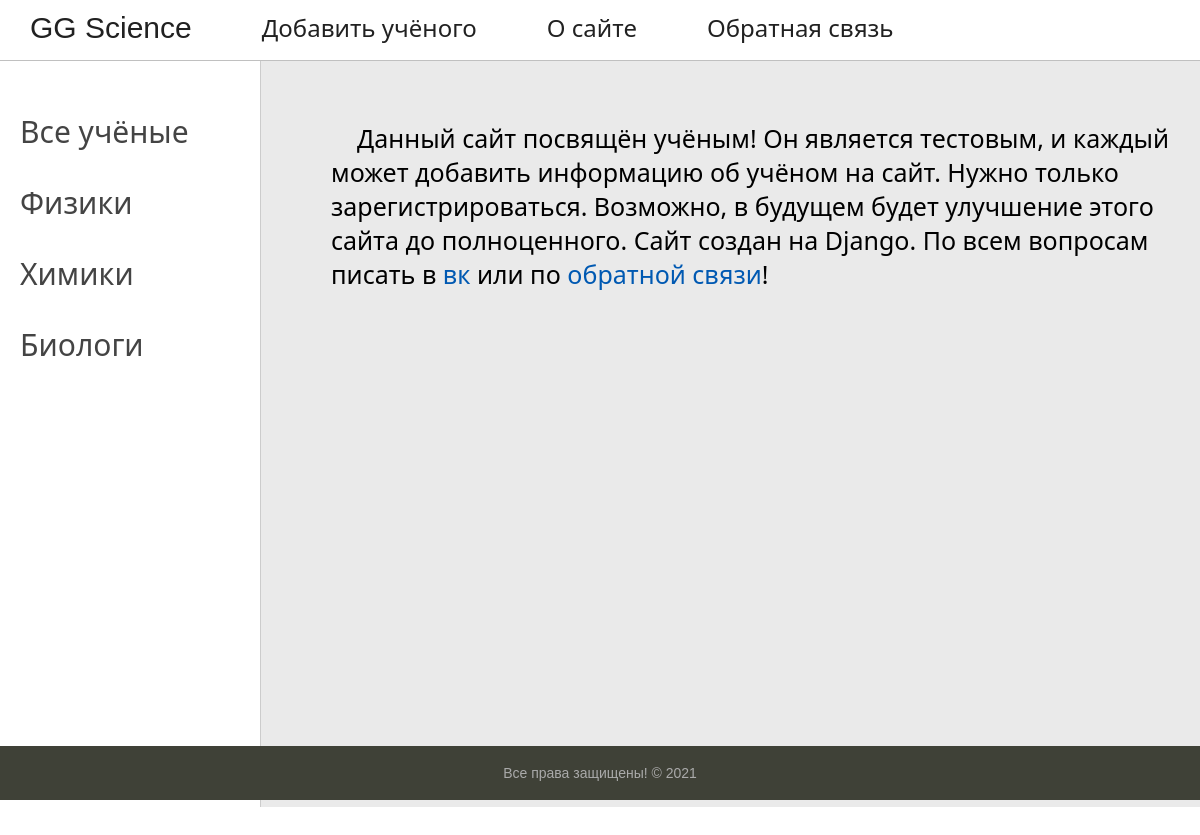
The page /about/ on the database its author committed.
### Scientists/models.py (models this page shows, shortened)
class Category(models.Model):
    name = models.CharField(max_length=255, db_index=True, verbose_name='Название категории')
    slug = models.SlugField(max_length=255, unique=True, db_index=True, verbose_name='URL')
    class Meta:
        verbose_name = 'Категория'
        verbose_name_plural = 'Категории'
    def get_absolute_url(self):
        return reverse('category', kwargs={'slug_name': self.slug})

### Scientists/views.py (the view)
# urls.py: path('about/', about, name='about'),
def about(request):
    return render(request, 'Scientists/about.html',
                  {'cats': Category.objects.all(), 'selected': -1, 'title': 'Про нас'})

### Scientists/templatetags/Scientists_tags.py (called while the page is built)
@register.inclusion_tag(takes_context=True, filename="Scientists/menu.html")
def menu(context):
    menu = [
            {'title': 'О сайте', 'url_name': 'about'},
            {'title': 'Обратная связь', 'url_name': 'contact'},
            ]
    context["menu"] = menu
    return context

### Scientists/templates/Scientists/about.html
{% extends 'Scientists/base.html' %}
{% block content %}
<p class="Nothing">
    <tab>&nbsp;&nbsp;&nbsp;&nbspДанный сайт посвящён учёным!
        Он является тестовым, и каждый может добавить информацию об учёном на сайт.
        Нужно только зарегистрироваться. Возможно, в будущем будет улучшение этого сайта до полноценного.
        Сайт создан на Django.
        По всем вопросам писать в <a href="https://vk.com/saveliy.guryanov" target="_blank">вк</a>
        или по <a href="{% url 'contact' %}">обратной связи</a>!
</p>
{% endblock %}

### Scientists/templates/Scientists/base.html (shortened to what this page needs)
{% extends 'main/main_base.html' %}
{% load static %}
{% load Scientists_tags %}
{% block left-list %}
<td valign="top" class="left-chapters">
    <ul id="leftchapters">
        {% if selected == 0 %}
        <li class="selected">Все учёные</li>
        {% else %}
        <li><a href="{% url 'home' %}">Все учёные</a></li>
        {% endif %}
        {% for cat in cats %}
        {% if selected == cat.id %}
        <li class="selected">{{cat.name}}
        <li>
            {% else %}
        <li><a href="{{ cat.get_absolute_url }}">{{cat.name}}</a></li>
        {% endif %}
        {% endfor %}
    </ul>
</td>
{% endblock %}
{% block mainmenu %}
		<div class="header">
			<ul id="mainmenu" class="mainmenu">
        <li><a href="{% url 'home' %}" class="GG_Science">GG Science</a></li>
                <li><a href="{% url 'addpage' %}">Добавить учёного</a></li>
        {% menu %}
			</ul>
		</div>
{% endblock %}

### Scientists/static/Scientists/css/styles.css (style rules this page uses)
html, body { font-family: 'Arial'; margin: 0; padding: 0; height: 100%; width: 100%; color: #444; }
a { color: #0059b2; text-decoration: none; }
.header { background: #ffffff; height: 60px; border-bottom: silver solid 1px; }
ul.mainmenu { font-family: "Segoe UI"; font-size: 24px; list-style: none; margin: 0; padding: 0; height: 60px; color: #212121; overflow: hidden; position: relative; top: -7.5px; }
ul.mainmenu li { float: left; margin: 18px 40px 0 30px; }
ul.mainmenu li a { color: #212121; text-decoration: none; }
.left-chapters { margin: 0; background: #ffffff; border-right: 1px solid #ccc; min-height: 100%; }
.left-chapters ul { width: 230px; min-height: 100%; margin: 0; padding: 20px 10px 10px 20px; list-style: none; font-size: 20px; }
.left-chapters ul li { font-size: 30px; font-family: "Segoe UI"; margin: 30px 0 0 0; color: #999; }
.left-chapters ul li a { color: #444; text-decoration: none; }
.GG_Science { font-family: Sans-serif; font-size: 30px; position: relative; }

### rows shown on the page
Category: name "Физики"
Category: name "Химики"
Category: name "Биологи"

### other values the page prints
{{ m.title }} "О сайте" "Обратная связь"
